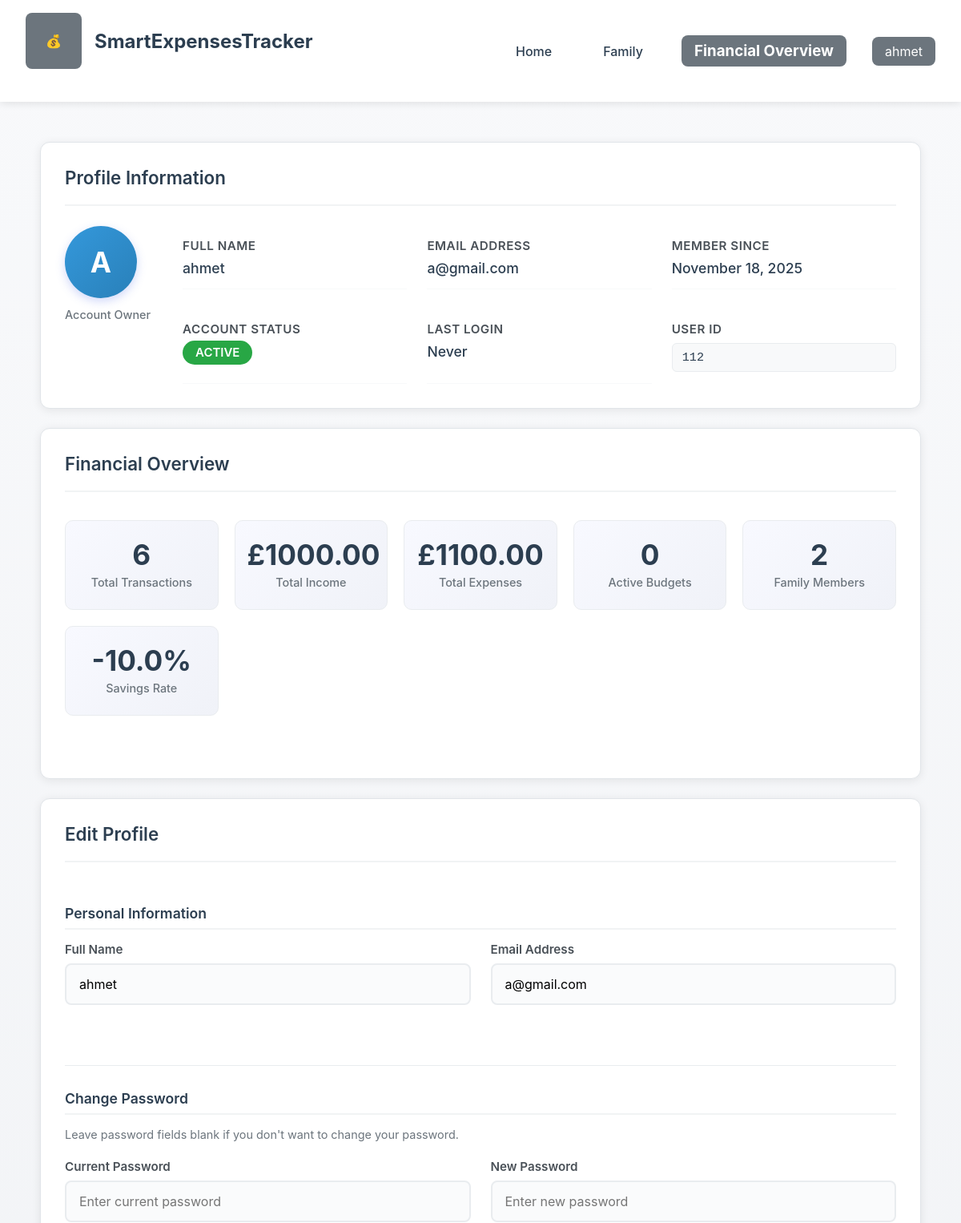
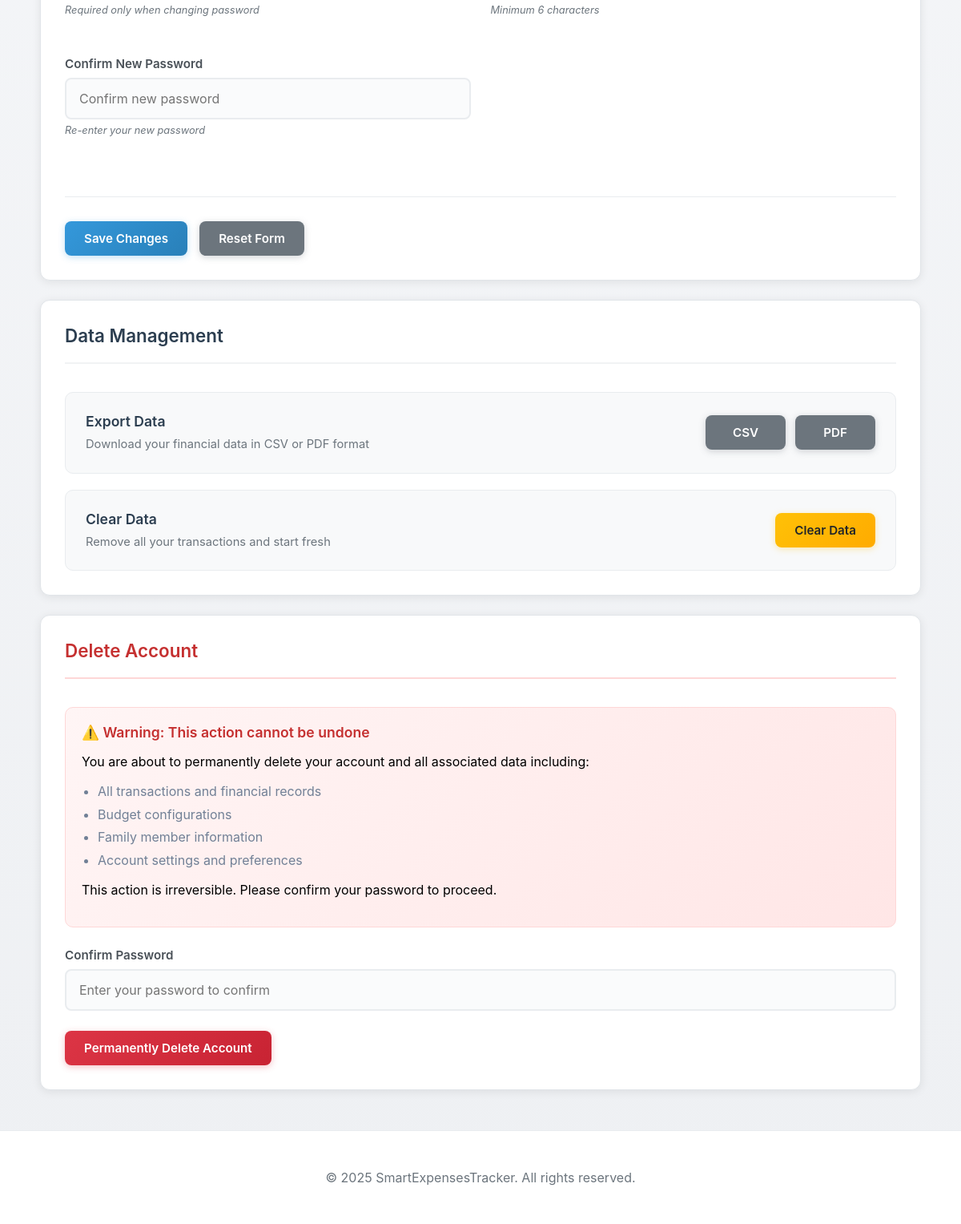
/profile (signed in), run on the app's committed database (2 pictures, top to bottom).
### app/models.py (models this page shows, shortened)
class User(db.Model, UserMixin):
    __tablename__ = 'users'
    user_id = db.Column(db.Integer, primary_key=True, autoincrement=True)
    user_name = db.Column(db.String(255), nullable=False)
    password_hash = db.Column(db.String(255), nullable=False)
    email = db.Column(db.String(255), unique=True, nullable=False)
    created_at = db.Column(db.DateTime, nullable=False, server_default=func.now())
    is_admin = db.Column(db.Boolean, nullable=False, default=False)
    members = db.relationship('Member', backref='user', cascade='all, delete-orphan')
    transactions = db.relationship('Transaction', backref='user', cascade='all, delete-orphan')
    categories = db.relationship('Category', backref='user', cascade='all, delete-orphan')
    budgets = db.relationship('Budget', backref='user', cascade='all, delete-orphan')

### app/main/routes.py (the view)
@main_bp.route('/profile')
@login_required
def profile():
    try:
        total_transactions = Transaction.query.filter_by(user_id=current_user.user_id).count()
        total_income = db.session.query(db.func.sum(Transaction.amount)).filter(
            Transaction.user_id == current_user.user_id,
            Transaction.transaction_type == 'income'
        ).scalar() or 0
        total_expenses = db.session.query(db.func.sum(Transaction.amount)).filter(
            Transaction.user_id == current_user.user_id,
            Transaction.transaction_type == 'expense'
        ).scalar() or 0
        active_budgets = Budget.query.filter_by(user_id=current_user.user_id).count()
        family_members = Member.query.filter_by(user_id=current_user.user_id).count()
        savings_rate = 0
        if total_income > 0:
            savings_rate = ((total_income - total_expenses) / total_income) * 100
        return render_template('profile.html',
                             total_transactions=total_transactions,
                             total_income=total_income,
                             total_expenses=total_expenses,
                             active_budgets=active_budgets,
                             family_members=family_members,
                             savings_rate=savings_rate)
    except Exception as e:
        print(f"Profile error: {e}")
        return render_template('profile.html',
                             total_transactions=0,
                             total_income=0,
                             total_expenses=0,
                             active_budgets=0,
                             family_members=0,
                             savings_rate=0)

### app/templates/profile.html (shortened to what this page needs)
{% extends "base.html" %}
{% block head %}
<link rel="stylesheet" href="{{ url_for('static', filename='css/profile.css') }}">
{% endblock %}
{% block content %}
<div class="profile-container">
    <div class="profile-section card">
        <div class="section-header">
            <h2>Profile Information</h2>
        </div>
        <div class="profile-info">
            <div class="profile-avatar">
                <div class="avatar-placeholder">
                    {{ current_user.user_name[0].upper() if current_user.user_name else 'U' }}
                </div>
                <p class="member-role">Account Owner</p>
            </div>
            <div class="info-grid">
                <div class="info-item">
                    <label>Full Name</label>
                    <div class="info-value">{{ current_user.user_name or 'Not set' }}</div>
                </div>
                <div class="info-item">
                    <label>Email Address</label>
                    <div class="info-value">{{ current_user.email }}</div>
                </div>
                <div class="info-item">
                    <label>Member Since</label>
                    <div class="info-value">{{ current_user.created_at.strftime('%B %d, %Y') if current_user.created_at else 'Unknown' }}</div>
                </div>
                <div class="info-item">
                    <label>Account Status</label>
                    <div class="info-value">
                        <span class="badge active">ACTIVE</span>
                    </div>
                </div>
                <div class="info-item">
                    <label>Last Login</label>
                    <div class="info-value">{{ current_user.last_login.strftime('%B %d, %Y at %H:%M') if current_user.last_login else 'Never' }}</div>
                </div>
                <div class="info-item">
                    <label>User ID</label>
                    <div class="info-value code">{{ current_user.user_id }}</div>
                </div>
            </div>
        </div>
    </div>
    <div class="profile-section card">
        <div class="section-header">
            <h2>Financial Overview</h2>
        </div>
        <div class="stats-grid">
            <div class="stat-item">
                <div class="stat-number">{{ total_transactions }}</div>
                <div class="stat-label">Total Transactions</div>
            </div>
            <div class="stat-item">
                <div class="stat-number">£{{ "%.2f"|format(total_income) }}</div>
                <div class="stat-label">Total Income</div>
            </div>
            <div class="stat-item">
                <div class="stat-number">£{{ "%.2f"|format(total_expenses) }}</div>
                <div class="stat-label">Total Expenses</div>
            </div>
            <div class="stat-item">
                <div class="stat-number">{{ active_budgets }}</div>
                <div class="stat-label">Active Budgets</div>
            </div>
            <div class="stat-item">
                <div class="stat-number">{{ family_members }}</div>
                <div class="stat-label">Family Members</div>
            </div>
            <div class="stat-item">
                <div class="stat-number">{{ "%.1f"|format(savings_rate) }}%</div>
                <div class="stat-label">Savings Rate</div>
            </div>
        </div>
    </div>
    <div class="profile-section card">
        <div class="section-header">
            <h2>Edit Profile</h2>
        </div>
        <div class="edit-profile-form">
            <form id="editProfileForm" method="POST" action="{{ url_for('main.update_profile') }}">
                <div class="form-section">
                    <h3>Personal Information</h3>
                    <div class="form-row">
                        <div class="input-group">
                            <label for="editUserName">Full Name</label>
                            <input type="text" id="editUserName" name="user_name" class="form-input" value="{{ current_user.user_name or '' }}" required>
                        </div>
                        <div class="input-group">
                            <label for="editUserEmail">Email Address</label>
                            <input type="email" id="editUserEmail" name="email" class="form-input" value="{{ current_user.email }}" required>
                        </div>
                    </div>
                </div>
                <div class="form-section">
                    <h3>Change Password</h3>
                    <p class="form-description">Leave password fields blank if you don't want to change your password.</p>
                    <div class="form-row">
                        <div class="input-group">
                            <label for="currentPassword">Current Password</label>
                            <input type="password" id="currentPassword" name="current_password" class="form-input" placeholder="Enter current password">
                            <small class="form-help">Required only when changing password</small>
                        </div>
                        <div class="input-group">
                            <label for="newPassword">New Password</label>
                            <input type="password" id="newPassword" name="new_password" class="form-input" placeholder="Enter new password">
                            <small class="form-help">Minimum 6 characters</small>
                        </div>
                    </div>
                    <div class="form-row">
                        <div class="input-group">
                            <label for="confirmPassword">Confirm New Password</label>
                            <input type="password" id="confirmPassword" name="confirm_password" class="form-input" placeholder="Confirm new password">
                            <small class="form-help">Re-enter your new password</small>
                        </div>
                        <div class="input-group"></div>
                    </div>
                </div>
                <div class="form-actions">
                    <button type="submit" class="btn primary">Save Changes</button>
                    <button type="button" class="btn secondary" onclick="resetEditForm()">Reset Form</button>
                </div>
            </form>
        </div>
    </div>
    <div class="profile-section card">
        <div class="section-header">
            <h2>Data Management</h2>
        </div>
        <div class="data-management-grid">
            <div class="data-item">
                <div class="data-info">
                    <h3>Export Data</h3>
                    <p>Download your financial data in CSV or PDF format</p>
                </div>
                <div class="data-actions">
                    <button class="btn secondary" onclick="exportData('csv')">CSV</button>
                    <button class="btn secondary" onclick="exportData('pdf')">PDF</button>
                </div>
            </div>
            <div class="data-item">
                <div class="data-info">
                    <h3>Clear Data</h3>
                    <p>Remove all your transactions and start fresh</p>
                </div>
                <button class="btn warning" onclick="clearData()">Clear Data</button>
            </div>
        </div>
    </div>
    <div class="profile-section card danger-zone">
        <div class="section-header">
            <h2>Delete Account</h2>
        </div>
        <div class="delete-account-section">
            <div class="warning-message">
                <h4>⚠️ Warning: This action cannot be undone</h4>
                <p>You are about to permanently delete your account and all associated data including:</p>
                <ul>
                    <li>All transactions and financial records</li>
                    <li>Budget configurations</li>
                    <li>Family member information</li>
                    <li>Account settings and preferences</li>
                </ul>
                <p>This action is irreversible. Please confirm your password to proceed.</p>
            </div>
            <form id="deleteAccountForm" method="POST" action="{{ url_for('main.delete_account') }}">
                <div class="input-group">
                    <label for="deleteConfirmPassword">Confirm Password</label>
                    <input type="password" id="deleteConfirmPassword" name="password" class="form-input" required placeholder="Enter your password to confirm">
                </div>
                <div class="form-actions">
                    <button type="submit" class="btn danger">Permanently Delete Account</button>
                </div>
            </form>
        </div>
    </div>
</div>
{% endblock %}

### app/templates/base.html (shortened to what this page needs)
<!DOCTYPE html>
<html lang="en">
  <head>
    <link
      rel="stylesheet"
      href="{{ url_for('static', filename='css/style.css') }}"
    />
    {% block head %}{% endblock %}
  </head>
  <body>
    <nav class="navbar">
      <div class="nav-container">
        <div class="brand">
          <div class="logo">💰</div>
          <h1>
            <a
              href="{{ url_for('main.index') }}"
              style="text-decoration: none; color: inherit"
              >SmartExpensesTracker</a
            >
          </h1>
        </div>
        <div class="nav-links">
          {% if current_user.is_authenticated %}
          <a href="{{ url_for('main.dashboard') }}" class="nav-link">Home</a>
          <a href="{{ url_for('main.family_management') }}" class="nav-link">Family</a>
          <div class="user-menu">
            <h3 class="user-name">Financial Overview</h3>
          </div>
          <div class="user-menu">
            <span class="user-name">{{ current_user.user_name }}</span>
          </div>
          {% else %}
          <a href="{{ url_for('main.index') }}" class="nav-link">Home</a>
          <a href="{{ url_for('main.about') }}" class="nav-link">About Us</a>
          {% endif %}
        </div>
      </div>
    </nav>
    <main class="wrapper">{% block content %}{% endblock %}</main>
    <footer class="footer">
      <div class="footer-content">
        <p>&copy; 2025 SmartExpensesTracker. All rights reserved.</p>
      </div>
    </footer>
  </body>
</html>

### data on the page
User: user_name "ahmet", user_name "A", email "a@gmail.com", created_at "November 18, 2025", user_id "112"

### other printed values
{{ total_transactions }} "6"
{{ "%.2f"|format(total_income) }} "1000.00"
{{ "%.2f"|format(total_expenses) }} "1100.00"
{{ active_budgets }} "0"
{{ family_members }} "2"
{{ "%.1f"|format(savings_rate) }} "-10.0"
